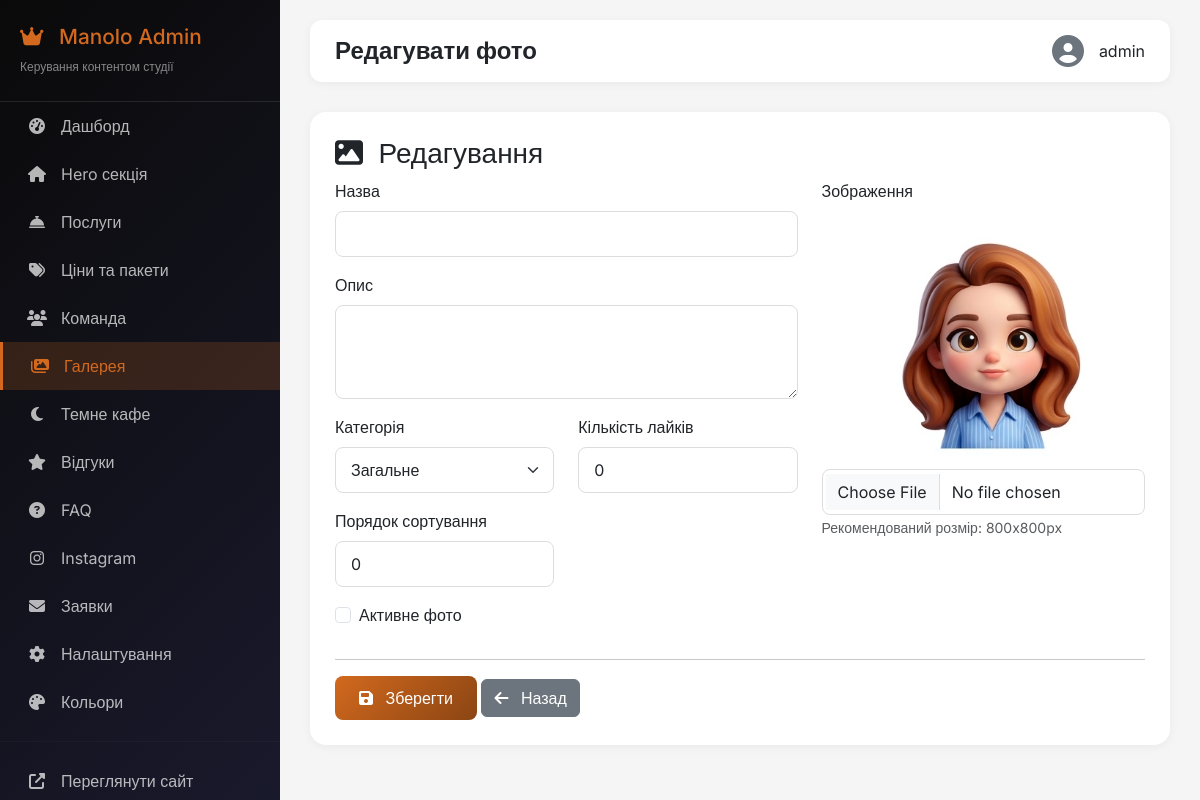
/admin/gallery/edit/1 (signed in), run on the app's committed database.
### app.py (models this page shows)
class GalleryImage(db.Model):
    __tablename__ = 'gallery_images'
    id = db.Column(db.Integer, primary_key=True)
    title = db.Column(db.String(100))
    description = db.Column(db.String(200))
    image = db.Column(db.String(200), nullable=False)
    category = db.Column(db.String(50), default='general')
    likes = db.Column(db.Integer, default=0)
    order = db.Column(db.Integer, default=0)
    is_active = db.Column(db.Boolean, default=True)

### app.py (the view, shortened to what this page needs)
@app.route('/admin/gallery/add', methods=['GET', 'POST'])
@app.route('/admin/gallery/edit/<int:id>', methods=['GET', 'POST'])
@login_required
def admin_gallery_edit(id=None):
    image = GalleryImage.query.get(id) if id else GalleryImage()
    return render_template('admin/gallery_edit.html', image=image)

### app.py (called while the page is built)
def login_required(f):
    @wraps(f)
    def decorated_function(*args, **kwargs):
        if not session.get('admin_logged_in'):
            flash('Будь ласка, увійдіть в адмін-панель', 'warning')
            return redirect(url_for('admin_login'))
        return f(*args, **kwargs)
    return decorated_function

### templates/admin/gallery_edit.html (shortened to what this page needs)
{% extends "admin/layout.html" %}
{% block title %}{{ 'Редагувати' if image.id else 'Додати' }} фото{% endblock %}
{% block content %}
<div class="admin-card">
    <h3><i class="fas fa-image me-2"></i> {{ 'Редагування' if image.id else 'Нове фото' }}</h3>
    <form method="POST" enctype="multipart/form-data">
        <div class="row">
            <div class="col-md-7">
                <div class="mb-3">
                    <label class="form-label">Назва</label>
                    <input type="text" name="title" class="form-control" value="{{ image.title or '' }}">
                </div>
                <div class="mb-3">
                    <label class="form-label">Опис</label>
                    <textarea name="description" class="form-control" rows="3">{{ image.description or '' }}</textarea>
                </div>
                <div class="row">
                    <div class="col-md-6">
                        <div class="mb-3">
                            <label class="form-label">Категорія</label>
                            <select name="category" class="form-select">
                                <option value="general" {% if image.category == 'general' %}selected{% endif %}>Загальне</option>
                            </select>
                        </div>
                    </div>
                    <div class="col-md-6">
                        <div class="mb-3">
                            <label class="form-label">Кількість лайків</label>
                            <input type="number" name="likes" class="form-control" value="{{ image.likes or 0 }}">
                        </div>
                    </div>
                </div>
                <div class="row">
                    <div class="col-md-6">
                        <div class="mb-3">
                            <label class="form-label">Порядок сортування</label>
                            <input type="number" name="order" class="form-control" value="{{ image.order or 0 }}">
                        </div>
                    </div>
                </div>
                <div class="mb-3 form-check">
                    <input type="checkbox" name="is_active" class="form-check-input" id="is_active" {% if image.is_active %}checked{% endif %}>
                    <label class="form-check-label" for="is_active">Активне фото</label>
                </div>
            </div>
            <div class="col-md-5">
                <div class="mb-3">
                    <label class="form-label">Зображення</label>
                    {% if image.image %}
                    <div class="mb-2 text-center">
                        <img src="{{ url_for('static', filename=image.image) }}" class="img-fluid rounded" style="max-height: 250px;">
                    </div>
                    {% endif %}
                    <input type="file" name="image" class="form-control" accept="image/*" {% if not image.image %}required{% endif %}>
                    <small class="text-muted">Рекомендований розмір: 800x800px</small>
                </div>
            </div>
        </div>
        <hr>
        <div class="mt-3">
            <button type="submit" class="btn btn-primary">
                <i class="fas fa-save me-2"></i> Зберегти
            </button>
            <a href="{{ url_for('admin_gallery') }}" class="btn btn-secondary">
                <i class="fas fa-arrow-left me-2"></i> Назад
            </a>
        </div>
    </form>
</div>
{% endblock %}

### templates/admin/layout.html (style rules this page uses)
* { margin: 0; padding: 0; box-sizing: border-box; }
body { font-family: 'Inter', sans-serif; background: #f5f5f5; }
.admin-card { background: white; border-radius: 16px; padding: 25px; margin-bottom: 25px; box-shadow: 0 2px 10px rgba(0,0,0,0.05); }
.btn-primary { background: linear-gradient(135deg, #D2691E, #8B4513); border: none; padding: 10px 24px; border-radius: 8px; transition: all 0.3s; }
.form-label { font-weight: 500; margin-bottom: 8px; }
.form-control, .form-select { border-radius: 8px; border: 1px solid #ddd; padding: 10px 15px; }

### data on the page
GalleryImage: category "Загальне", likes "0", order "0", image (picture)

### other printed values
{{ 'Редагувати' if image.id else 'Додати' }} "Редагувати"
{{ session.get('admin_username', 'Admin') }} "admin"
{{ 'Редагування' if image.id else 'Нове фото' }} "Редагування"
